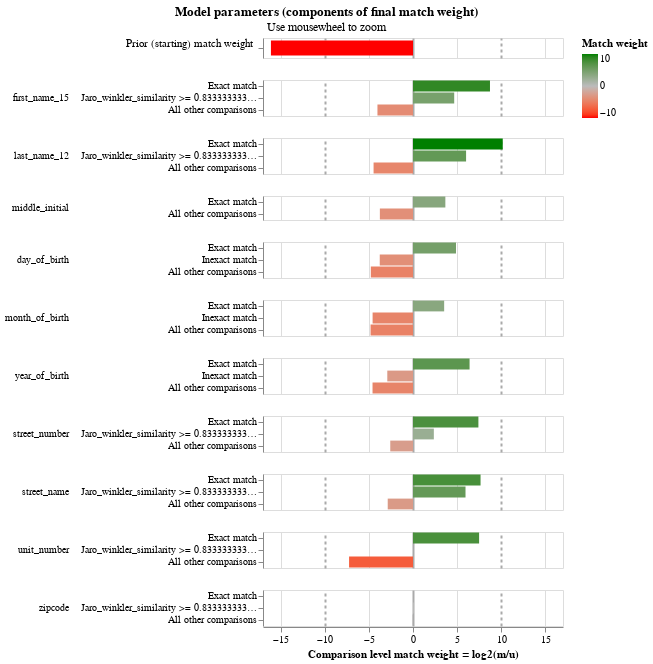

Notebook code for this chart:
### Code cell
linker.match_weights_chart()

### Figure 1 — Vega-Lite specification as saved in the notebook (floating-point values rounded to 4 significant figures)
{"config": {"view": {"continuousWidth": 300, "continuousHeight": 300, "discreteHeight": 60, "discreteWidth": 400}, "header": {"title": null}, "mark": {"tooltip": null}, "title": {"anchor": "middle"}}, "vconcat": [{"mark": {"type": "bar", "clip": true, "height": 15}, "encoding": {"color": {"field": "log2_bayes_factor", "scale": {"domain": [-10, 0, 10], "interpolate": "lab", "range": ["red", "#bbbbbb", "green"]}, "title": "Match weight", "type": "quantitative"}, "tooltip": [{"field": "comparison_name", "title": "Comparison name", "type": "nominal"}, {"field": "probability_two_random_records_match", "format": ".4f", "title": "Probability two random records match", "type": "nominal"}, {"field": "log2_bayes_factor", "format": ",.4f", "title": "Equivalent match weight", "type": "quantitative"}, {"field": "bayes_factor_description", "title": "Match weight description", "type": "nominal"}], "x": {"axis": {"domain": false, "gridColor": {"condition": {"test": "abs(datum.value / 10)  <= 1 & datum.value % 10 === 0", "value": "#aaa"}, "value": "#ddd"}, "gridDash": {"condition": {"test": "abs(datum.value / 10) == 1", "value": [3]}, "value": null}, "gridWidth": {"condition": {"test": "abs(datum.value / 10)  <= 1 & datum.value % 10 === 0", "value": 2}, "value": 1}, "labels": false, "ticks": false, "title": ""}, "field": "log2_bayes_factor", "scale": {"domain": [-17, 17]}, "type": "quantitative"}, "y": {"axis": {"title": "Prior (starting) match weight", "titleAlign": "right", "titleAngle": 0, "titleFontWeight": "normal"}, "field": "label_for_charts", "sort": {"field": "comparison_vector_value", "order": "descending"}, "type": "nominal"}}, "height": 20, "transform": [{"filter": "(datum.comparison_name == 'probability_two_random_records_match')"}]}, {"mark": {"type": "bar", "clip": true}, "encoding": {"color": {"field": "log2_bayes_factor", "scale": {"domain": [-10, 0, 10], "interpolate": "lab", "range": ["red", "#bbbbbb", "green"]}, "title": "Match weight", "type": "quantitative"}, "row": {"field": "comparison_name", "header": {"labelAlign": "left", "labelAnchor": "middle", "labelAngle": 0}, "sort": {"field": "comparison_sort_order"}, "type": "nominal"}, "tooltip": [{"field": "comparison_name", "title": "Comparison name", "type": "nominal"}, {"field": "label_for_charts", "title": "Label", "type": "ordinal"}, {"field": "sql_condition", "title": "SQL condition", "type": "nominal"}, {"field": "m_probability", "format": ".4f", "title": "M probability", "type": "quantitative"}, {"field": "u_probability", "format": ".4f", "title": "U probability", "type": "quantitative"}, {"field": "bayes_factor", "format": ",.4f", "title": "Bayes factor = m/u", "type": "quantitative"}, {"field": "log2_bayes_factor", "format": ",.4f", "title": "Match weight = log2(m/u)", "type": "quantitative"}, {"field": "bayes_factor_description", "title": "Match weight description", "type": "nominal"}], "x": {"axis": {"gridColor": {"condition": {"test": "abs(datum.value / 10)  <= 1 & datum.value % 10 === 0", "value": "#aaa"}, "value": "#ddd"}, "gridDash": {"condition": {"test": "abs(datum.value / 10) == 1", "value": [3]}, "value": null}, "gridWidth": {"condition": {"test": "abs(datum.value / 10)  <= 1 & datum.value % 10 === 0", "value": 2}, "value": 1}, "title": "Comparison level match weight = log2(m/u)"}, "field": "log2_bayes_factor", "scale": {"domain": [-17, 17]}, "type": "quantitative"}, "y": {"axis": {"title": null}, "field": "label_for_charts", "sort": {"field": "comparison_vector_value", "order": "descending"}, "type": "nominal"}}, "height": {"step": 12}, "resolve": {"axis": {"y": "independent"}, "scale": {"y": "independent"}}, "transform": [{"filter": "(datum.comparison_name != 'probability_two_random_records_match')"}]}], "data": {"name": "data-e4655b7423cb260d5420b9a99282535f"}, "params": [{"name": "mouse_zoom", "select": {"type": "interval", "encodings": ["x"]}, "bind": "scales", "views": []}], "resolve": {"axis": {"y": "independent"}, "scale": {"y": "independent"}}, "title": {"text": "Model parameters (components of final match weight)", "subtitle": "Use mousewheel to zoom"}, "$schema": "https://vega.github.io/schema/vega-lite/v5.9.3.json", "datasets": {"data-e4655b7423cb260d5420b9a99282535f": [{"comparison_name": "probability_two_random_records_match", "sql_condition": null, "label_for_charts": "", "m_probability": null, "u_probability": null, "m_probability_description": null, "u_probability_description": null, "has_tf_adjustments": false, "tf_adjustment_column": null, "tf_adjustment_weight": null, "is_null_level": false, "bayes_factor": 1.423e-05, "log2_bayes_factor": -16.1, "comparison_vector_value": 0, "max_comparison_vector_value": 0, "bayes_factor_description": "The probability that two random records drawn at random match is 0.000 or one in  70,297.3 records.This is equivalent to a starting match weight of -16.101.", "probability_two_random_records_match": 1.423e-05, "comparison_sort_order": -1}, {"comparison_name": "first_name_15", "sql_condition": "\"first_name_15_l\" = \"first_name_15_r\"", "label_for_charts": "Exact match", "m_probability": 0.8468, "u_probability": 0.002003, "m_probability_description": "Amongst matching record comparisons, 84.68% of records are in the exact match comparison level", "u_probability_description": "Amongst non-matching record comparisons, 0.20% of records are in the exact match comparison level", "has_tf_adjustments": false, "tf_adjustment_column": null, "tf_adjustment_weight": 1.0, "is_null_level": false, "bayes_factor": 422.9, "log2_bayes_factor": 8.724, "comparison_vector_value": 2, "max_comparison_vector_value": 2, "bayes_factor_description": "If comparison level is `exact match` then comparison is 422.86 times more likely to be a match", "probability_two_random_records_match": 1.423e-05, "comparison_sort_order": 0}, {"comparison_name": "first_name_15", "sql_condition": "jaro_winkler_similarity(\"first_name_15_l\", \"first_name_15_r\") >= 0.8333333333333334", "label_for_charts": "Jaro_winkler_similarity >= 0.8333333333333334", "m_probability": 0.09224, "u_probability": 0.003623, "m_probability_description": "Amongst matching record comparisons, 9.22% of records are in the jaro_winkler_similarity >= 0.8333333333333334 comparison level", "u_probability_description": "Amongst non-matching record comparisons, 0.36% of records are in the jaro_winkler_similarity >= 0.8333333333333334 comparison level", "has_tf_adjustments": false, "tf_adjustment_column": null, "tf_adjustment_weight": 1.0, "is_null_level": false, "bayes_factor": 25.46, "log2_bayes_factor": 4.67, "comparison_vector_value": 1, "max_comparison_vector_value": 2, "bayes_factor_description": "If comparison level is `jaro_winkler_similarity >= 0.8333333333333334` then comparison is 25.46 times more likely to be a match", "probability_two_random_records_match": 1.423e-05, "comparison_sort_order": 0}, {"comparison_name": "first_name_15", "sql_condition": "ELSE", "label_for_charts": "All other comparisons", "m_probability": 0.06092, "u_probability": 0.9944, "m_probability_description": "Amongst matching record comparisons, 6.09% of records are in the all other comparisons comparison level", "u_probability_description": "Amongst non-matching record comparisons, 99.44% of records are in the all other comparisons comparison level", "has_tf_adjustments": false, "tf_adjustment_column": null, "tf_adjustment_weight": 1.0, "is_null_level": false, "bayes_factor": 0.06127, "log2_bayes_factor": -4.029, "comparison_vector_value": 0, "max_comparison_vector_value": 2, "bayes_factor_description": "If comparison level is `all other comparisons` then comparison is  16.32 times less likely to be a match", "probability_two_random_records_match": 1.423e-05, "comparison_sort_order": 0}, {"comparison_name": "last_name_12", "sql_condition": "\"last_name_12_l\" = \"last_name_12_r\"", "label_for_charts": "Exact match", "m_probability": 0.8659, "u_probability": 0.000751, "m_probability_description": "Amongst matching record comparisons, 86.59% of records are in the exact match comparison level", "u_probability_description": "Amongst non-matching record comparisons, 0.08% of records are in the exact match comparison level", "has_tf_adjustments": false, "tf_adjustment_column": null, "tf_adjustment_weight": 1.0, "is_null_level": false, "bayes_factor": 1153.0, "log2_bayes_factor": 10.17, "comparison_vector_value": 2, "max_comparison_vector_value": 2, "bayes_factor_description": "If comparison level is `exact match` then comparison is 1,152.93 times more likely to be a match", "probability_two_random_records_match": 1.423e-05, "comparison_sort_order": 1}, {"comparison_name": "last_name_12", "sql_condition": "jaro_winkler_similarity(\"last_name_12_l\", \"last_name_12_r\") >= 0.8333333333333334", "label_for_charts": "Jaro_winkler_similarity >= 0.8333333333333334", "m_probability": 0.08907, "u_probability": 0.001376, "m_probability_description": "Amongst matching record comparisons, 8.91% of records are in the jaro_winkler_similarity >= 0.8333333333333334 comparison level", "u_probability_description": "Amongst non-matching record comparisons, 0.14% of records are in the jaro_winkler_similarity >= 0.8333333333333334 comparison level", "has_tf_adjustments": false, "tf_adjustment_column": null, "tf_adjustment_weight": 1.0, "is_null_level": false, "bayes_factor": 64.72, "log2_bayes_factor": 6.016, "comparison_vector_value": 1, "max_comparison_vector_value": 2, "bayes_factor_description": "If comparison level is `jaro_winkler_similarity >= 0.8333333333333334` then comparison is 64.72 times more likely to be a match", "probability_two_random_records_match": 1.423e-05, "comparison_sort_order": 1}, {"comparison_name": "last_name_12", "sql_condition": "ELSE", "label_for_charts": "All other comparisons", "m_probability": 0.04507, "u_probability": 0.9979, "m_probability_description": "Amongst matching record comparisons, 4.51% of records are in the all other comparisons comparison level", "u_probability_description": "Amongst non-matching record comparisons, 99.79% of records are in the all other comparisons comparison level", "has_tf_adjustments": false, "tf_adjustment_column": null, "tf_adjustment_weight": 1.0, "is_null_level": false, "bayes_factor": 0.04517, "log2_bayes_factor": -4.469, "comparison_vector_value": 0, "max_comparison_vector_value": 2, "bayes_factor_description": "If comparison level is `all other comparisons` then comparison is  22.14 times less likely to be a match", "probability_two_random_records_match": 1.423e-05, "comparison_sort_order": 1}, {"comparison_name": "middle_initial", "sql_condition": "\"middle_initial_l\" = \"middle_initial_r\"", "label_for_charts": "Exact match", "m_probability": 0.9314, "u_probability": 0.07332, "m_probability_description": "Amongst matching record comparisons, 93.14% of records are in the exact match comparison level", "u_probability_description": "Amongst non-matching record comparisons, 7.33% of records are in the exact match comparison level", "has_tf_adjustments": false, "tf_adjustment_column": null, "tf_adjustment_weight": 1.0, "is_null_level": false, "bayes_factor": 12.7, "log2_bayes_factor": 3.667, "comparison_vector_value": 1, "max_comparison_vector_value": 1, "bayes_factor_description": "If comparison level is `exact match` then comparison is 12.70 times more likely to be a match", "probability_two_random_records_match": 1.423e-05, "comparison_sort_order": 2}, {"comparison_name": "middle_initial", "sql_condition": "ELSE", "label_for_charts": "All other comparisons", "m_probability": 0.06862, "u_probability": 0.9267, "m_probability_description": "Amongst matching record comparisons, 6.86% of records are in the all other comparisons comparison level", "u_probability_description": "Amongst non-matching record comparisons, 92.67% of records are in the all other comparisons comparison level", "has_tf_adjustments": false, "tf_adjustment_column": null, "tf_adjustment_weight": 1.0, "is_null_level": false, "bayes_factor": 0.07405, "log2_bayes_factor": -3.755, "comparison_vector_value": 0, "max_comparison_vector_value": 1, "bayes_factor_description": "If comparison level is `all other comparisons` then comparison is  13.51 times less likely to be a match", "probability_two_random_records_match": 1.423e-05, "comparison_sort_order": 2}, {"comparison_name": "day_of_birth", "sql_condition": "\"day_of_birth_l\" = \"day_of_birth_r\"", "label_for_charts": "Exact match", "m_probability": 0.9539, "u_probability": 0.03254, "m_probability_description": "Amongst matching record comparisons, 95.39% of records are in the exact match comparison level", "u_probability_description": "Amongst non-matching record comparisons, 3.25% of records are in the exact match comparison level", "has_tf_adjustments": false, "tf_adjustment_column": null, "tf_adjustment_weight": 1.0, "is_null_level": false, "bayes_factor": 29.31, "log2_bayes_factor": 4.874, "comparison_vector_value": 2, "max_comparison_vector_value": 2, "bayes_factor_description": "If comparison level is `exact match` then comparison is 29.31 times more likely to be a match", "probability_two_random_records_match": 1.423e-05, "comparison_sort_order": 3}, {"comparison_name": "day_of_birth", "sql_condition": "abs(day_of_birth_l - day_of_birth_r) <= 5", "label_for_charts": "Inexact match", "m_probability": 0.02162, "u_probability": 0.2946, "m_probability_description": "Amongst matching record comparisons, 2.16% of records are in the inexact match comparison level", "u_probability_description": "Amongst non-matching record comparisons, 29.46% of records are in the inexact match comparison level", "has_tf_adjustments": false, "tf_adjustment_column": null, "tf_adjustment_weight": 1.0, "is_null_level": false, "bayes_factor": 0.0734, "log2_bayes_factor": -3.768, "comparison_vector_value": 1, "max_comparison_vector_value": 2, "bayes_factor_description": "If comparison level is `inexact match` then comparison is  13.62 times less likely to be a match", "probability_two_random_records_match": 1.423e-05, "comparison_sort_order": 3}, {"comparison_name": "day_of_birth", "sql_condition": "ELSE", "label_for_charts": "All other comparisons", "m_probability": 0.0245, "u_probability": 0.6728, "m_probability_description": "Amongst matching record comparisons, 2.45% of records are in the all other comparisons comparison level", "u_probability_description": "Amongst non-matching record comparisons, 67.28% of records are in the all other comparisons comparison level", "has_tf_adjustments": false, "tf_adjustment_column": null, "tf_adjustment_weight": 1.0, "is_null_level": false, "bayes_factor": 0.03641, "log2_bayes_factor": -4.78, "comparison_vector_value": 0, "max_comparison_vector_value": 2, "bayes_factor_description": "If comparison level is `all other comparisons` then comparison is  27.47 times less likely to be a match", "probability_two_random_records_match": 1.423e-05, "comparison_sort_order": 3}, {"comparison_name": "month_of_birth", "sql_condition": "\"month_of_birth_l\" = \"month_of_birth_r\"", "label_for_charts": "Exact match", "m_probability": 0.9647, "u_probability": 0.08345, "m_probability_description": "Amongst matching record comparisons, 96.47% of records are in the exact match comparison level", "u_probability_description": "Amongst non-matching record comparisons, 8.34% of records are in the exact match comparison level", "has_tf_adjustments": false, "tf_adjustment_column": null, "tf_adjustment_weight": 1.0, "is_null_level": false, "bayes_factor": 11.56, "log2_bayes_factor": 3.531, "comparison_vector_value": 2, "max_comparison_vector_value": 2, "bayes_factor_description": "If comparison level is `exact match` then comparison is 11.56 times more likely to be a match", "probability_two_random_records_match": 1.423e-05, "comparison_sort_order": 4}, {"comparison_name": "month_of_birth", "sql_condition": "abs(month_of_birth_l - month_of_birth_r) <= 3", "label_for_charts": "Inexact match", "m_probability": 0.01734, "u_probability": 0.4142, "m_probability_description": "Amongst matching record comparisons, 1.73% of records are in the inexact match comparison level", "u_probability_description": "Amongst non-matching record comparisons, 41.42% of records are in the inexact match comparison level", "has_tf_adjustments": false, "tf_adjustment_column": null, "tf_adjustment_weight": 1.0, "is_null_level": false, "bayes_factor": 0.04186, "log2_bayes_factor": -4.578, "comparison_vector_value": 1, "max_comparison_vector_value": 2, "bayes_factor_description": "If comparison level is `inexact match` then comparison is  23.89 times less likely to be a match", "probability_two_random_records_match": 1.423e-05, "comparison_sort_order": 4}, {"comparison_name": "month_of_birth", "sql_condition": "ELSE", "label_for_charts": "All other comparisons", "m_probability": 0.01793, "u_probability": 0.5024, "m_probability_description": "Amongst matching record comparisons, 1.79% of records are in the all other comparisons comparison level", "u_probability_description": "Amongst non-matching record comparisons, 50.24% of records are in the all other comparisons comparison level", "has_tf_adjustments": false, "tf_adjustment_column": null, "tf_adjustment_weight": 1.0, "is_null_level": false, "bayes_factor": 0.03568, "log2_bayes_factor": -4.809, "comparison_vector_value": 0, "max_comparison_vector_value": 2, "bayes_factor_description": "If comparison level is `all other comparisons` then comparison is  28.03 times less likely to be a match", "probability_two_random_records_match": 1.423e-05, "comparison_sort_order": 4}, {"comparison_name": "year_of_birth", "sql_condition": "\"year_of_birth_l\" = \"year_of_birth_r\"", "label_for_charts": "Exact match", "m_probability": 0.9489, "u_probability": 0.01115, "m_probability_description": "Amongst matching record comparisons, 94.89% of records are in the exact match comparison level", "u_probability_description": "Amongst non-matching record comparisons, 1.11% of records are in the exact match comparison level", "has_tf_adjustments": false, "tf_adjustment_column": null, "tf_adjustment_weight": 1.0, "is_null_level": false, "bayes_factor": 85.11, "log2_bayes_factor": 6.411, "comparison_vector_value": 2, "max_comparison_vector_value": 2, "bayes_factor_description": "If comparison level is `exact match` then comparison is 85.11 times more likely to be a match", "probability_two_random_records_match": 1.423e-05, "comparison_sort_order": 5}, {"comparison_name": "year_of_birth", "sql_condition": "abs(year_of_birth_l - year_of_birth_r) <= 5", "label_for_charts": "Inexact match", "m_probability": 0.01447, "u_probability": 0.1091, "m_probability_description": "Amongst matching record comparisons, 1.45% of records are in the inexact match comparison level", "u_probability_description": "Amongst non-matching record comparisons, 10.91% of records are in the inexact match comparison level", "has_tf_adjustments": false, "tf_adjustment_column": null, "tf_adjustment_weight": 1.0, "is_null_level": false, "bayes_factor": 0.1327, "log2_bayes_factor": -2.914, "comparison_vector_value": 1, "max_comparison_vector_value": 2, "bayes_factor_description": "If comparison level is `inexact match` then comparison is  7.54 times less likely to be a match", "probability_two_random_records_match": 1.423e-05, "comparison_sort_order": 5}, {"comparison_name": "year_of_birth", "sql_condition": "ELSE", "label_for_charts": "All other comparisons", "m_probability": 0.03663, "u_probability": 0.8798, "m_probability_description": "Amongst matching record comparisons, 3.66% of records are in the all other comparisons comparison level", "u_probability_description": "Amongst non-matching record comparisons, 87.98% of records are in the all other comparisons comparison level", "has_tf_adjustments": false, "tf_adjustment_column": null, "tf_adjustment_weight": 1.0, "is_null_level": false, "bayes_factor": 0.04163, "log2_bayes_factor": -4.586, "comparison_vector_value": 0, "max_comparison_vector_value": 2, "bayes_factor_description": "If comparison level is `all other comparisons` then comparison is  24.02 times less likely to be a match", "probability_two_random_records_match": 1.423e-05, "comparison_sort_order": 5}, {"comparison_name": "street_number", "sql_condition": "\"street_number_l\" = \"street_number_r\"", "label_for_charts": "Exact match", "m_probability": 0.7702, "u_probability": 0.004522, "m_probability_description": "Amongst matching record comparisons, 77.02% of records are in the exact match comparison level", "u_probability_description": "Amongst non-matching record comparisons, 0.45% of records are in the exact match comparison level", "has_tf_adjustments": false, "tf_adjustment_column": null, "tf_adjustment_weight": 1.0, "is_null_level": false, "bayes_factor": 170.3, "log2_bayes_factor": 7.412, "comparison_vector_value": 2, "max_comparison_vector_value": 2, "bayes_factor_description": "If comparison level is `exact match` then comparison is 170.34 times more likely to be a match", "probability_two_random_records_match": 1.423e-05, "comparison_sort_order": 6}, {"comparison_name": "street_number", "sql_condition": "jaro_winkler_similarity(\"street_number_l\", \"street_number_r\") >= 0.8333333333333334", "label_for_charts": "Jaro_winkler_similarity >= 0.8333333333333334", "m_probability": 0.06505, "u_probability": 0.01266, "m_probability_description": "Amongst matching record comparisons, 6.51% of records are in the jaro_winkler_similarity >= 0.8333333333333334 comparison level", "u_probability_description": "Amongst non-matching record comparisons, 1.27% of records are in the jaro_winkler_similarity >= 0.8333333333333334 comparison level", "has_tf_adjustments": false, "tf_adjustment_column": null, "tf_adjustment_weight": 1.0, "is_null_level": false, "bayes_factor": 5.139, "log2_bayes_factor": 2.361, "comparison_vector_value": 1, "max_comparison_vector_value": 2, "bayes_factor_description": "If comparison level is `jaro_winkler_similarity >= 0.8333333333333334` then comparison is 5.14 times more likely to be a match", "probability_two_random_records_match": 1.423e-05, "comparison_sort_order": 6}, {"comparison_name": "street_number", "sql_condition": "ELSE", "label_for_charts": "All other comparisons", "m_probability": 0.1647, "u_probability": 0.9828, "m_probability_description": "Amongst matching record comparisons, 16.47% of records are in the all other comparisons comparison level", "u_probability_description": "Amongst non-matching record comparisons, 98.28% of records are in the all other comparisons comparison level", "has_tf_adjustments": false, "tf_adjustment_column": null, "tf_adjustment_weight": 1.0, "is_null_level": false, "bayes_factor": 0.1676, "log2_bayes_factor": -2.577, "comparison_vector_value": 0, "max_comparison_vector_value": 2, "bayes_factor_description": "If comparison level is `all other comparisons` then comparison is  5.97 times less likely to be a match", "probability_two_random_records_match": 1.423e-05, "comparison_sort_order": 6}, {"comparison_name": "street_name", "sql_condition": "\"street_name_l\" = \"street_name_r\"", "label_for_charts": "Exact match", "m_probability": 0.7568, "u_probability": 0.003752, "m_probability_description": "Amongst matching record comparisons, 75.68% of records are in the exact match comparison level", "u_probability_description": "Amongst non-matching record comparisons, 0.38% of records are in the exact match comparison level", "has_tf_adjustments": false, "tf_adjustment_column": null, "tf_adjustment_weight": 1.0, "is_null_level": false, "bayes_factor": 201.7, "log2_bayes_factor": 7.656, "comparison_vector_value": 2, "max_comparison_vector_value": 2, "bayes_factor_description": "If comparison level is `exact match` then comparison is 201.67 times more likely to be a match", "probability_two_random_records_match": 1.423e-05, "comparison_sort_order": 7}, {"comparison_name": "street_name", "sql_condition": "jaro_winkler_similarity(\"street_name_l\", \"street_name_r\") >= 0.8333333333333334", "label_for_charts": "Jaro_winkler_similarity >= 0.8333333333333334", "m_probability": 0.1067, "u_probability": 0.001725, "m_probability_description": "Amongst matching record comparisons, 10.67% of records are in the jaro_winkler_similarity >= 0.8333333333333334 comparison level", "u_probability_description": "Amongst non-matching record comparisons, 0.17% of records are in the jaro_winkler_similarity >= 0.8333333333333334 comparison level", "has_tf_adjustments": false, "tf_adjustment_column": null, "tf_adjustment_weight": 1.0, "is_null_level": false, "bayes_factor": 61.89, "log2_bayes_factor": 5.952, "comparison_vector_value": 1, "max_comparison_vector_value": 2, "bayes_factor_description": "If comparison level is `jaro_winkler_similarity >= 0.8333333333333334` then comparison is 61.89 times more likely to be a match", "probability_two_random_records_match": 1.423e-05, "comparison_sort_order": 7}, {"comparison_name": "street_name", "sql_condition": "ELSE", "label_for_charts": "All other comparisons", "m_probability": 0.1365, "u_probability": 0.9945, "m_probability_description": "Amongst matching record comparisons, 13.65% of records are in the all other comparisons comparison level", "u_probability_description": "Amongst non-matching record comparisons, 99.45% of records are in the all other comparisons comparison level", "has_tf_adjustments": false, "tf_adjustment_column": null, "tf_adjustment_weight": 1.0, "is_null_level": false, "bayes_factor": 0.1373, "log2_bayes_factor": -2.865, "comparison_vector_value": 0, "max_comparison_vector_value": 2, "bayes_factor_description": "If comparison level is `all other comparisons` then comparison is  7.29 times less likely to be a match", "probability_two_random_records_match": 1.423e-05, "comparison_sort_order": 7}, {"comparison_name": "unit_number", "sql_condition": "\"unit_number_l\" = \"unit_number_r\"", "label_for_charts": "Exact match", "m_probability": 0.9102, "u_probability": 0.005057, "m_probability_description": "Amongst matching record comparisons, 91.02% of records are in the exact match comparison level", "u_probability_description": "Amongst non-matching record comparisons, 0.51% of records are in the exact match comparison level", "has_tf_adjustments": false, "tf_adjustment_column": null, "tf_adjustment_weight": 1.0, "is_null_level": false, "bayes_factor": 180.0, "log2_bayes_factor": 7.492, "comparison_vector_value": 2, "max_comparison_vector_value": 2, "bayes_factor_description": "If comparison level is `exact match` then comparison is 179.97 times more likely to be a match", "probability_two_random_records_match": 1.423e-05, "comparison_sort_order": 8}, {"comparison_name": "unit_number", "sql_condition": "jaro_winkler_similarity(\"unit_number_l\", \"unit_number_r\") >= 0.8333333333333334", "label_for_charts": "Jaro_winkler_similarity >= 0.8333333333333334", "m_probability": 0.08383, "u_probability": 0.08422, "m_probability_description": "Amongst matching record comparisons, 8.38% of records are in the jaro_winkler_similarity >= 0.8333333333333334 comparison level", "u_probability_description": "Amongst non-matching record comparisons, 8.42% of records are in the jaro_winkler_similarity >= 0.8333333333333334 comparison level", "has_tf_adjustments": false, "tf_adjustment_column": null, "tf_adjustment_weight": 1.0, "is_null_level": false, "bayes_factor": 0.9953, "log2_bayes_factor": -0.006819, "comparison_vector_value": 1, "max_comparison_vector_value": 2, "bayes_factor_description": "If comparison level is `jaro_winkler_similarity >= 0.8333333333333334` then comparison is  1.00 times less likely to be a match", "probability_two_random_records_match": 1.423e-05, "comparison_sort_order": 8}, {"comparison_name": "unit_number", "sql_condition": "ELSE", "label_for_charts": "All other comparisons", "m_probability": 0.006011, "u_probability": 0.9107, "m_probability_description": "Amongst matching record comparisons, 0.60% of records are in the all other comparisons comparison level", "u_probability_description": "Amongst non-matching record comparisons, 91.07% of records are in the all other comparisons comparison level", "has_tf_adjustments": false, "tf_adjustment_column": null, "tf_adjustment_weight": 1.0, "is_null_level": false, "bayes_factor": 0.0066, "log2_bayes_factor": -7.243, "comparison_vector_value": 0, "max_comparison_vector_value": 2, "bayes_factor_description": "If comparison level is `all other comparisons` then comparison is  151.52 times less likely to be a match", "probability_two_random_records_match": 1.423e-05, "comparison_sort_order": 8}, {"comparison_name": "zipcode", "sql_condition": "\"zipcode_l\" = \"zipcode_r\"", "label_for_charts": "Exact match", "m_probability": 0.934, "u_probability": 0.9364, "m_probability_description": "Amongst matching record comparisons, 93.40% of records are in the exact match comparison level", "u_probability_description": "Amongst non-matching record comparisons, 93.64% of records are in the exact match comparison level", "has_tf_adjustments": false, "tf_adjustment_column": null, "tf_adjustment_weight": 1.0, "is_null_level": false, "bayes_factor": 0.9974, "log2_bayes_factor": -0.003743, "comparison_vector_value": 2, "max_comparison_vector_value": 2, "bayes_factor_description": "If comparison level is `exact match` then comparison is  1.00 times less likely to be a match", "probability_two_random_records_match": 1.423e-05, "comparison_sort_order": 9}, {"comparison_name": "zipcode", "sql_condition": "jaro_winkler_similarity(\"zipcode_l\", \"zipcode_r\") >= 0.8333333333333334", "label_for_charts": "Jaro_winkler_similarity >= 0.8333333333333334", "m_probability": 0.04835, "u_probability": 0.04514, "m_probability_description": "Amongst matching record comparisons, 4.83% of records are in the jaro_winkler_similarity >= 0.8333333333333334 comparison level", "u_probability_description": "Amongst non-matching record comparisons, 4.51% of records are in the jaro_winkler_similarity >= 0.8333333333333334 comparison level", "has_tf_adjustments": false, "tf_adjustment_column": null, "tf_adjustment_weight": 1.0, "is_null_level": false, "bayes_factor": 1.071, "log2_bayes_factor": 0.09901, "comparison_vector_value": 1, "max_comparison_vector_value": 2, "bayes_factor_description": "If comparison level is `jaro_winkler_similarity >= 0.8333333333333334` then comparison is 1.07 times more likely to be a match", "probability_two_random_records_match": 1.423e-05, "comparison_sort_order": 9}, {"comparison_name": "zipcode", "sql_condition": "ELSE", "label_for_charts": "All other comparisons", "m_probability": 0.01764, "u_probability": 0.01842, "m_probability_description": "Amongst matching record comparisons, 1.76% of records are in the all other comparisons comparison level", "u_probability_description": "Amongst non-matching record comparisons, 1.84% of records are in the all other comparisons comparison level", "has_tf_adjustments": false, "tf_adjustment_column": null, "tf_adjustment_weight": 1.0, "is_null_level": false, "bayes_factor": 0.9576, "log2_bayes_factor": -0.06247, "comparison_vector_value": 0, "max_comparison_vector_value": 2, "bayes_factor_description": "If comparison level is `all other comparisons` then comparison is  1.04 times less likely to be a match", "probability_two_random_records_match": 1.423e-05, "comparison_sort_order": 9}]}}
